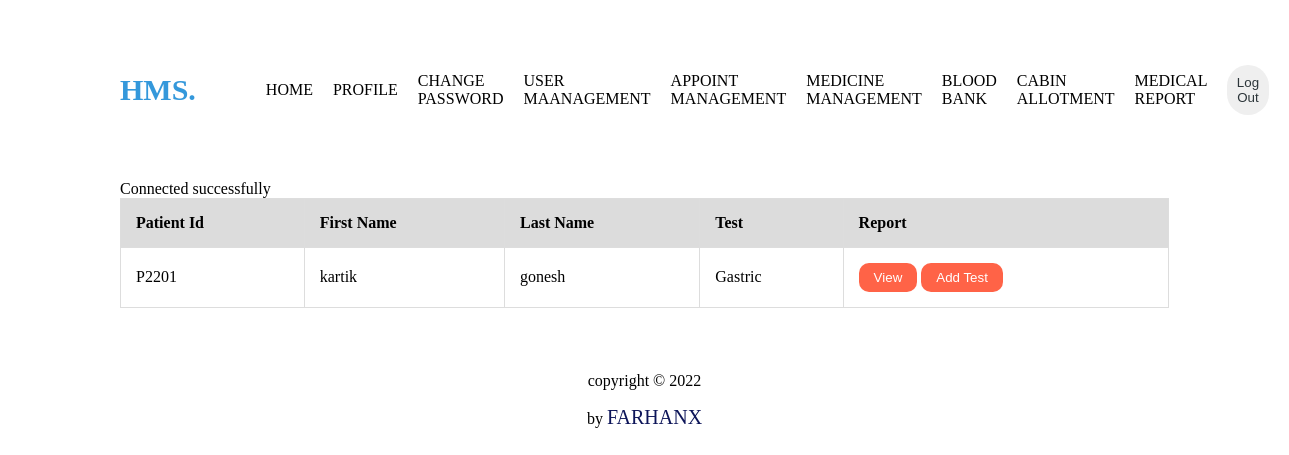
/view/viewTestReport.php (signed in), run on the app's committed database.
### tables this page shows
CREATE TABLE `prescription` (
  `id` int(10) NOT NULL,
  `pID` varchar(100) NOT NULL,
  `firstName` varchar(100) NOT NULL,
  `lastName` varchar(100) NOT NULL,
  `medicine` varchar(100) NOT NULL,
  `dosage` varchar(100) NOT NULL,
  `medicalDiagonosis` varchar(100) NOT NULL
);

### control/testReportAction.php (the view, shortened to what this page needs)
<?php
    require "../model/dbConnect.php";
    $sqlDiagonosis = "SELECT `pID`, `firstName`, `lastName`, `medicalDiagonosis` FROM `prescription`;";
    $stmt = mysqli_stmt_init($conn);
    if(!mysqli_stmt_prepare($stmt, $sqlDiagonosis))
    {
        header("location: ../view/signUp.php?error=stmtfailed");
        exit();
    }
    mysqli_stmt_execute($stmt);
    $resultData = mysqli_stmt_get_result($stmt);
    echo "<table>
    <tr>
        <th>Patient Id</th>
        <th>First Name</th>
        <th>Last Name</th>
        <th>Test</th>
        <th>Report</th>
    </tr>";
    $count = 1;
    while($row = mysqli_fetch_assoc($resultData)){
        echo "<tr>
        <td>".$row['pID']."</td>
        <td>".$row['firstName']."</td>
        <td>".$row['lastName']."</td>
        <td>".$row['medicalDiagonosis']."</td>
        <td>
        <button style='padding-left:15px;padding-right:15px;padding-top:7px;padding-bottom:7px;border:none;border-radius:10px;background-color:tomato;'>
        <a style='text-decoration:none;color:white;' href='../control/report/patient".$count.".pdf' target='_blank'>
        View
        </a>
        </button>
        <button style='padding-left:15px;padding-right:15px;padding-top:7px;padding-bottom:7px;border:none;border-radius:10px;background-color:tomato;'><a style='text-decoration:none;color:white;' href='../view/diagonosis.php?patientId=".$row['pID']."' >Add Test</a></button>
        </td>
    </tr>";
    $count = $count + 1;
    }
?>

### view/viewTestReport.php (style rules this page uses)
table, td, th { border: 1px solid #ddd; text-align: left; }
table { border-collapse: collapse; max-width: 100%; width:100%; }
th, td { padding: 15px; }
th { background-color:gainsboro ; }
body { overflow-x: hidden; }

### data on the page
prescription: pID "P2201", firstName "kartik", lastName "gonesh", medicalDiagonosis "Gastric"
